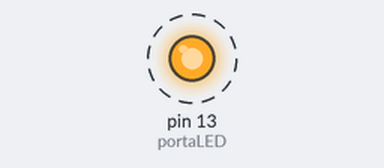
Recording of a sketch running on a simulated Arduino Uno, built with avr-gcc and run on an emulated ATmega328P. Shown: output pins drawn as LEDs (lit = HIGH). Dashed ring = blinking.

Above: at 0.2 s.
Timing chart, 0 to 3.0 s (numbered marks = the images above):
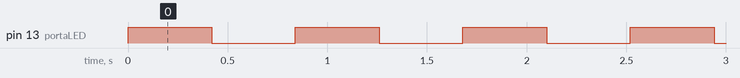

Measured:
- by itself, pin 13 (portaLED): alternates HIGH for 0.42 s and LOW for 0.42 s

The sketch:

codigoParte2Ponderada.ino
```cpp
//CÓDIGO RETIRADO DO TINKERCAD.

//Variável para identificar a porta do LED.
int portaLED = 13;

void setup()
{
  //Como o LED vai transmitir uma saída de luz, tem que ser configurado como OUTPUT.
  pinMode(portaLED, OUTPUT);
}

void loop()
{
  //Alternando o LED em ligado e desligado.
  digitalWrite(portaLED, HIGH);
  delay(420);
  digitalWrite(portaLED, LOW);
  delay(420);
}
```
